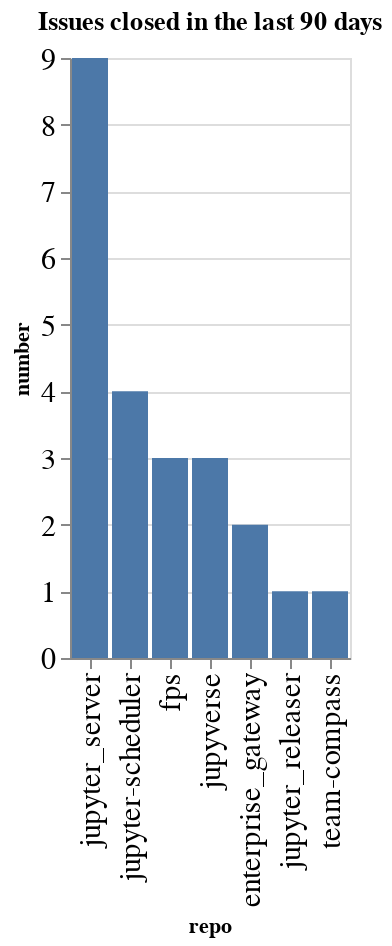

Write notebook code for a chart like this one.
### Code cell
closed_counts = closed.groupby(['org', 'repo']).count()['number'].reset_index()
closed_counts['org/repo'] = closed_counts.apply(lambda a: a['org'] + '/' + a['repo'], axis=1)
sorted_vals = closed_counts.sort_values(['number'], ascending=False)['repo'].values
alt.Chart(data=closed_counts, title=f"Issues closed in the last {n_days} days").mark_bar().encode(
    x=alt.X('repo', sort=alt.Sort(sorted_vals.tolist())),
    y='number',
)

### Figure 1 — Vega-Lite specification as saved in the notebook (floating-point values rounded to 4 significant figures)
{"config": {"axisLeft": {"labelFontSize": 15}, "axisBottom": {"labelFontSize": 15}}, "data": {"name": "data-e17a7f6273a8cf86b7a834e0736d136d"}, "mark": {"type": "bar"}, "encoding": {"x": {"field": "repo", "sort": ["jupyter_server", "jupyter-scheduler", "fps", "jupyverse", "enterprise_gateway", "jupyter_releaser", "team-compass"], "type": "nominal"}, "y": {"field": "number", "type": "quantitative"}}, "title": "Issues closed in the last 90 days", "$schema": "https://vega.github.io/schema/vega-lite/v5.20.1.json", "datasets": {"data-e17a7f6273a8cf86b7a834e0736d136d": [{"org": "jupyter-server", "repo": "enterprise_gateway", "number": 2, "org/repo": "jupyter-server/enterprise_gateway"}, {"org": "jupyter-server", "repo": "fps", "number": 3, "org/repo": "jupyter-server/fps"}, {"org": "jupyter-server", "repo": "jupyter-scheduler", "number": 4, "org/repo": "jupyter-server/jupyter-scheduler"}, {"org": "jupyter-server", "repo": "jupyter_releaser", "number": 1, "org/repo": "jupyter-server/jupyter_releaser"}, {"org": "jupyter-server", "repo": "jupyter_server", "number": 9, "org/repo": "jupyter-server/jupyter_server"}, {"org": "jupyter-server", "repo": "jupyverse", "number": 3, "org/repo": "jupyter-server/jupyverse"}, {"org": "jupyter-server", "repo": "team-compass", "number": 1, "org/repo": "jupyter-server/team-compass"}]}}
